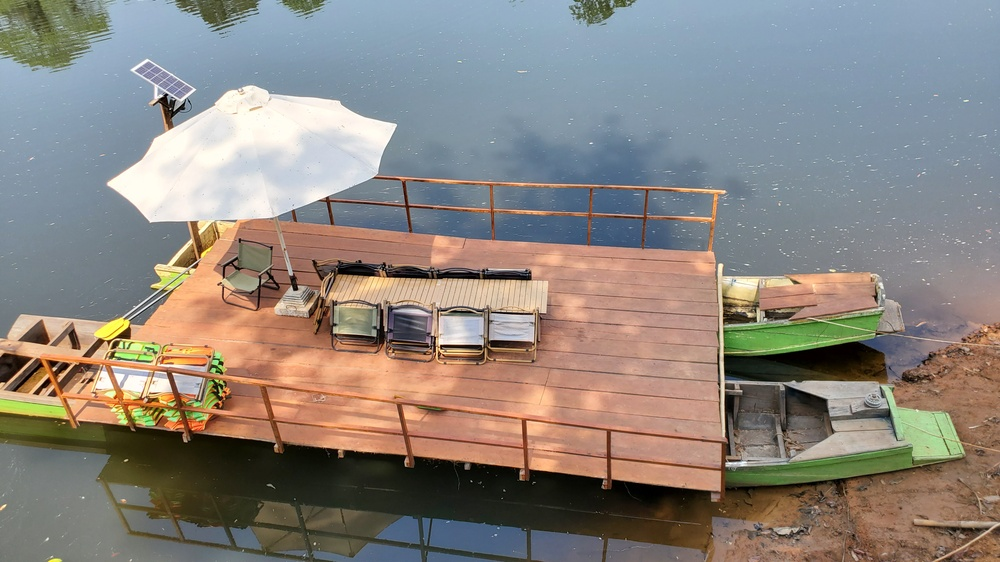
#> input picture images/boat.jpg, 1000 x 562 px, shrunk from 4032 x 2268 before the run, found by its file name
$ jupyter execute img_com_rgb.ipynb
#> lines starting #> are read from the running program, lines starting #| are printed output that depends on the picture
[cell 1]
import matplotlib.pyplot as plt     # displaying images and plots
import numpy as np                  # numerical computations (especially SVD)
from matplotlib.image import imread # read image from a file
import cv2

[cell 2]
# 1. Read the image
A = cv2.imread('/home/kanchnak/code/image-compression-with-SVD/images/boat.jpg')
#> A is the input picture: shape (562, 1000, 3); mean B, G, R 126.8, 133, 139.7
B, G, R = cv2.split(A)
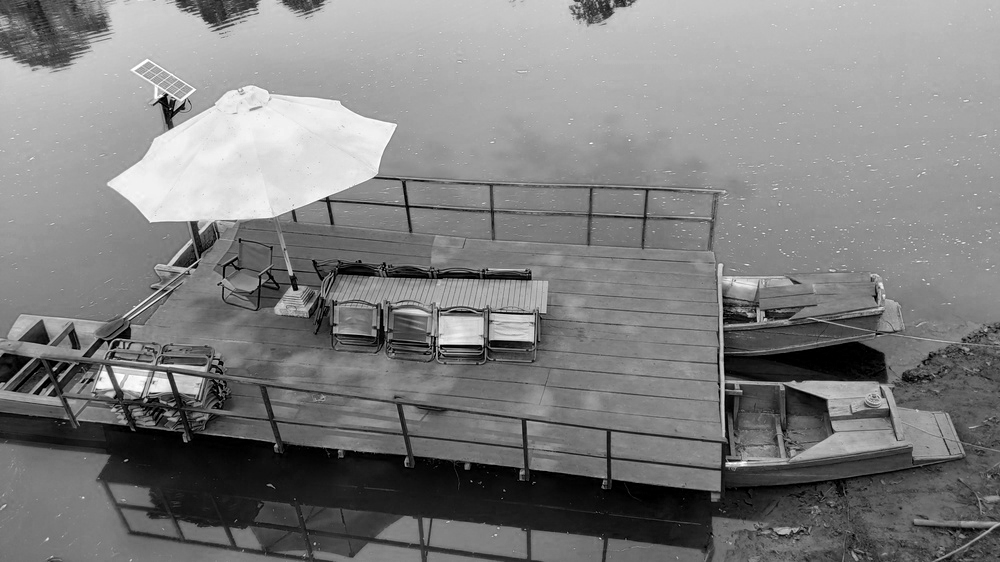
#> B: shape (562, 1000); min 0, max 255, mean 126.8
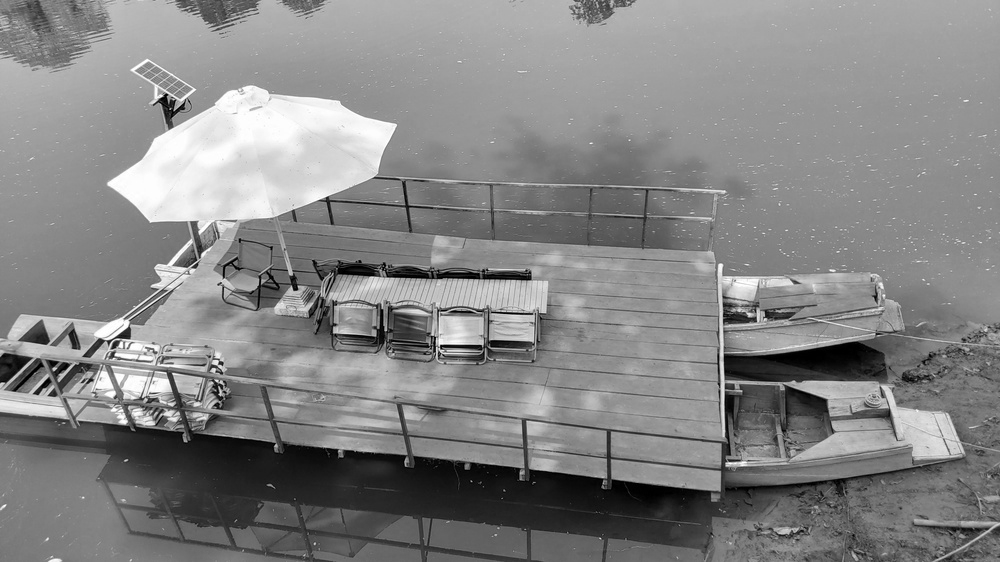
#> G: shape (562, 1000); min 0, max 255, mean 133
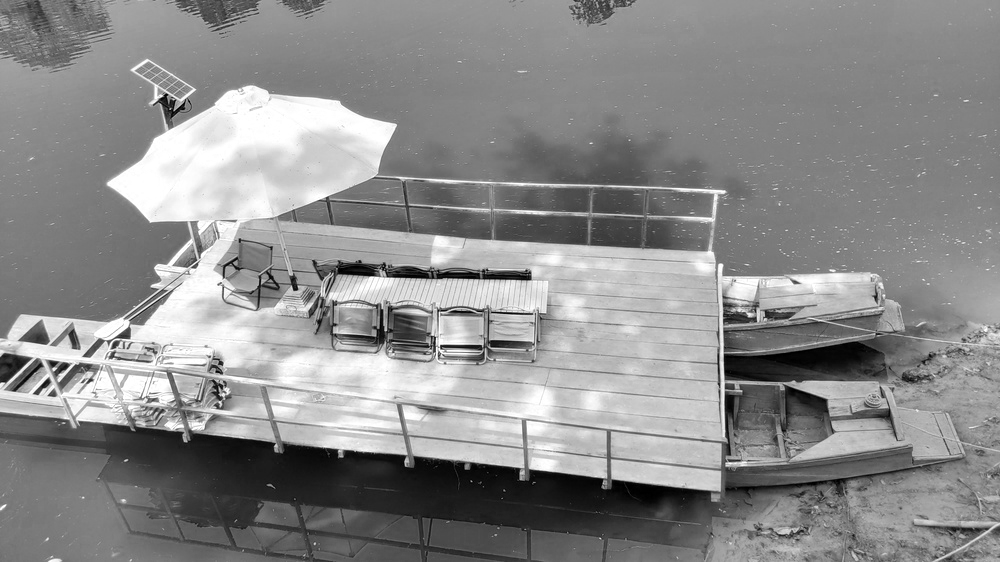
#> R: shape (562, 1000); min 0, max 255, mean 139.7

[cell 3]
cv2.imwrite(f'/home/kanchnak/code/image-compression-with-SVD/output_color/original_color.jpg', A)
#> Out = True

[cell 4]
plt.imshow(R, cmap='Reds_r')
plt.show()
plt.imshow(B, cmap='Blues_r')
plt.show()
plt.imshow(G, cmap='Greens_r')
plt.show()

[cell 5]
# 4. Loop through different ranks for each channel and approximate
n = 200

# SVD for each channel
U_B, S_B, Vt_B = np.linalg.svd(B, full_matrices=False)
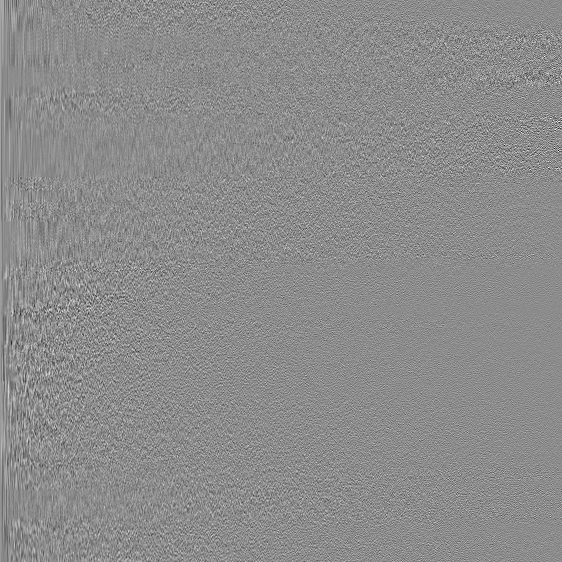
#> U_B: shape (562, 562) float64; min -0.342, max 0.28, mean 6.04e-05; drawn with min black and max white
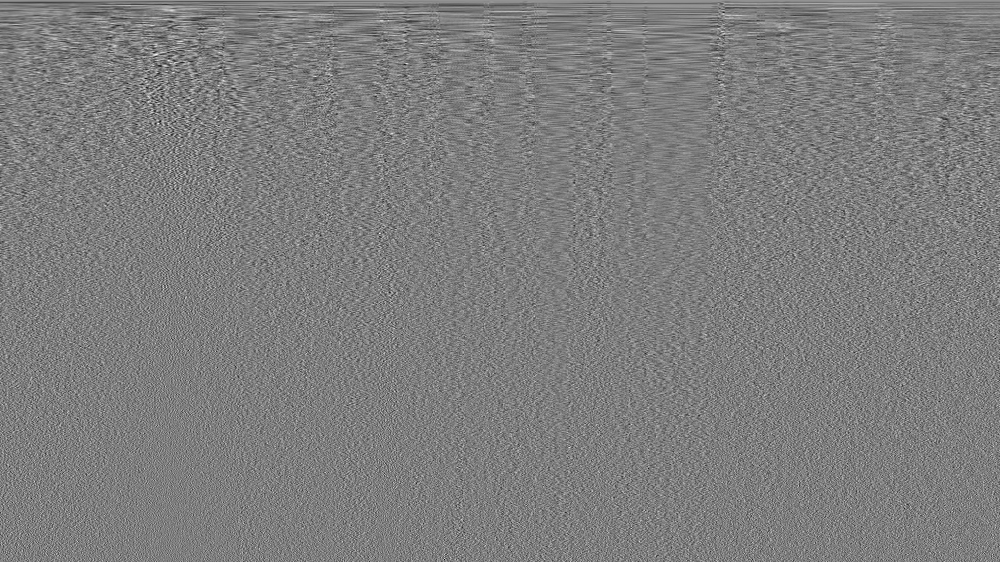
#> Vt_B: shape (562, 1000) float64; min -0.191, max 0.195, mean 5.62e-05; drawn with min black and max white
#> S_B = 562 values, max 100115.5 at index 0, min 29.43 at index 561, mean 683.1
U_R, S_R, Vt_R = np.linalg.svd(R, full_matrices=False)
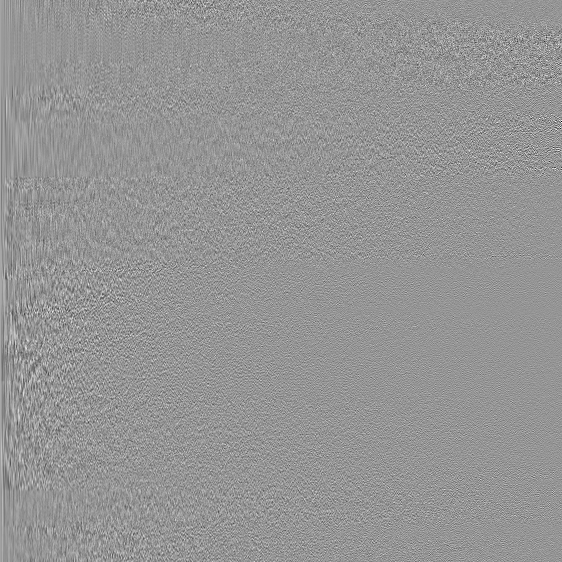
#> U_R: shape (562, 562) float64; min -0.385, max 0.273, mean 6.81e-05; drawn with min black and max white
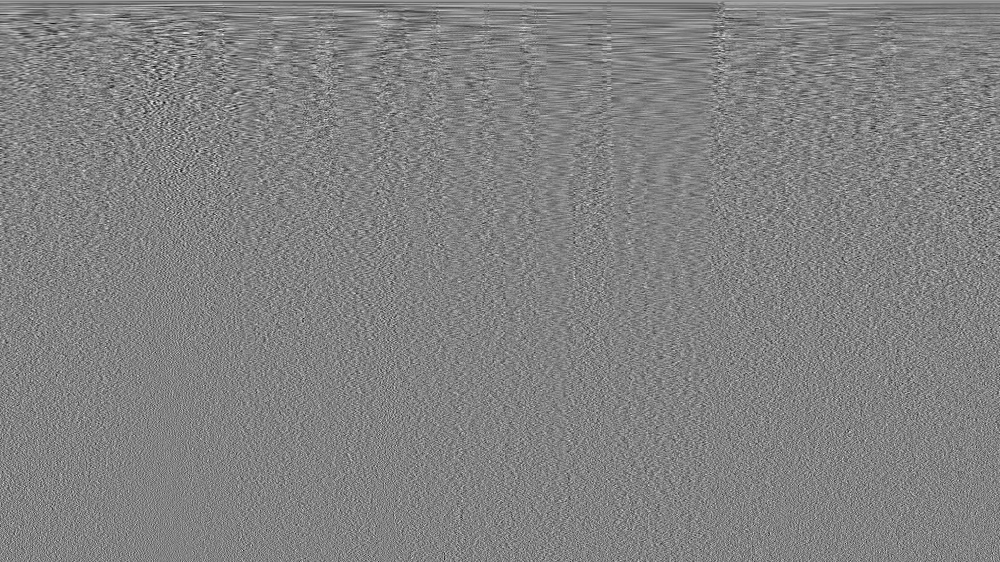
#> Vt_R: shape (562, 1000) float64; min -0.178, max 0.17, mean 6.46e-05; drawn with min black and max white
#> S_R = 562 values, max 107210.1 at index 0, min 29.66 at index 561, mean 746.6
U_G, S_G, Vt_G = np.linalg.svd(G, full_matrices=False)
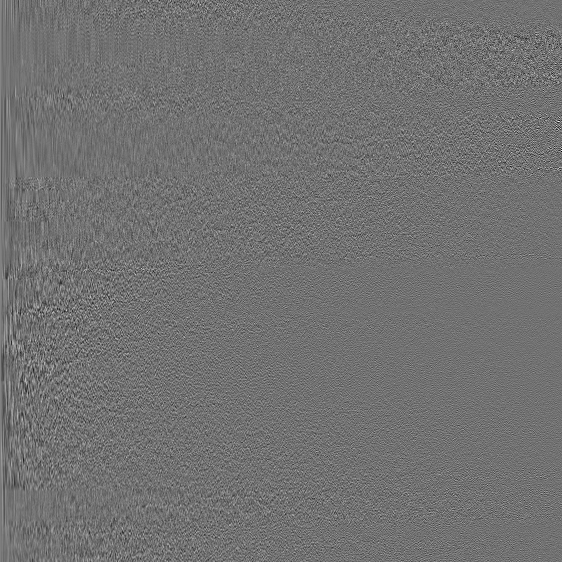
#> U_G: shape (562, 562) float64; min -0.297, max 0.368, mean 7.98e-05; drawn with min black and max white
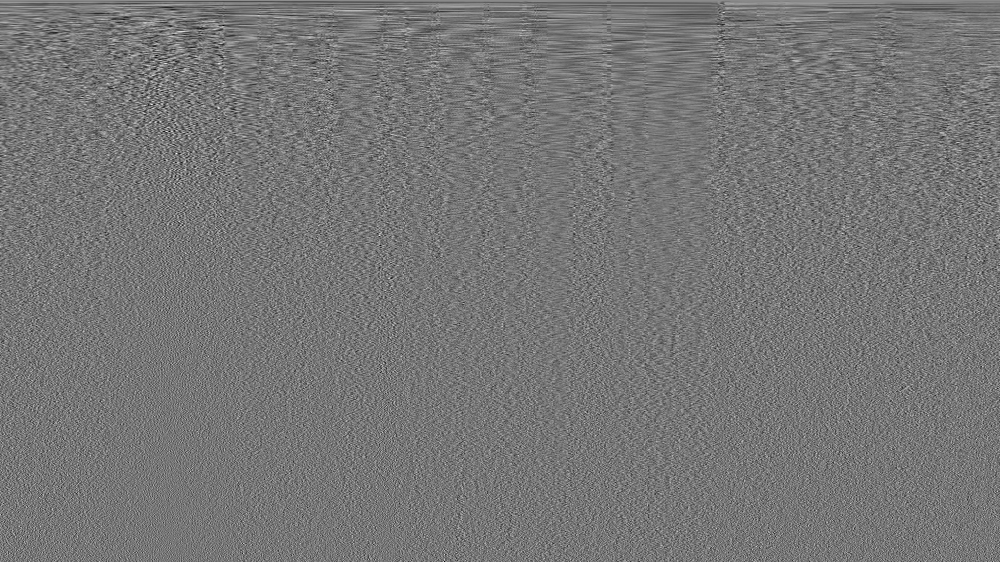
#> Vt_G: shape (562, 1000) float64; min -0.182, max 0.209, mean 6.14e-05; drawn with min black and max white
#> S_G = 562 values, max 102287.1 at index 0, min 30.47 at index 561, mean 697.6

R_compressed = U_R[:, :n] @ np.diag(S_R[:n]) @ Vt_R[:n, :]
G_compressed = U_G[:, :n] @ np.diag(S_G[:n]) @ Vt_G[:n, :]
B_compressed = U_B[:, :n] @ np.diag(S_B[:n]) @ Vt_B[:n, :]

# Combining the compressed channels
compressed_image = cv2.merge([np.clip(B_compressed, 1, 255), np.clip(G_compressed, 1, 255), np.clip(R_compressed, 1, 255)])

compressed_image = compressed_image.astype(np.uint8)
plt.imshow(cv2.cvtColor(compressed_image, cv2.COLOR_BGR2RGB))
plt.title('n = %s' % n)
plt.show()
success = cv2.imwrite(f'/home/kanchnak/code/image-compression-with-SVD/output_color/{n}_color_compressed.jpg', compressed_image)

if success:
    print(f"Image successfully saved")
else:
    print("Failed to save the image.")

$ run again, with images/sus_man.jpg copied over images/boat.jpg
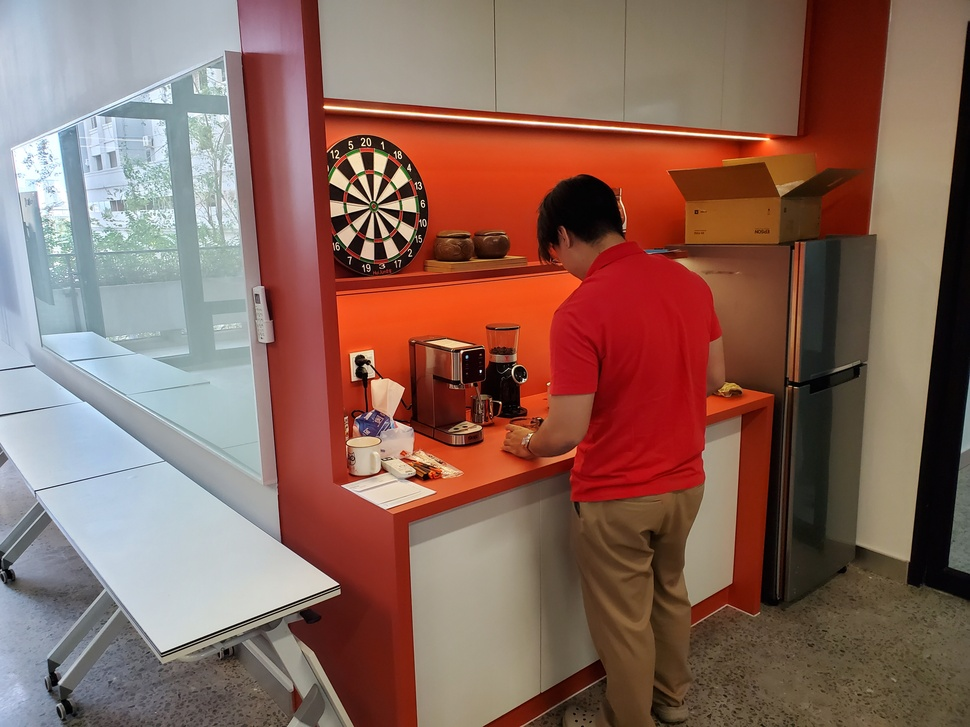
#> input picture images/sus_man.jpg, 970 x 727 px, shrunk from 4032 x 3024 before the run, found by its file name
#> A is the input picture: shape (727, 970, 3); mean B, G, R 92.1, 102.7, 136.9
#> `B, G, R = cv2.split(A)`:
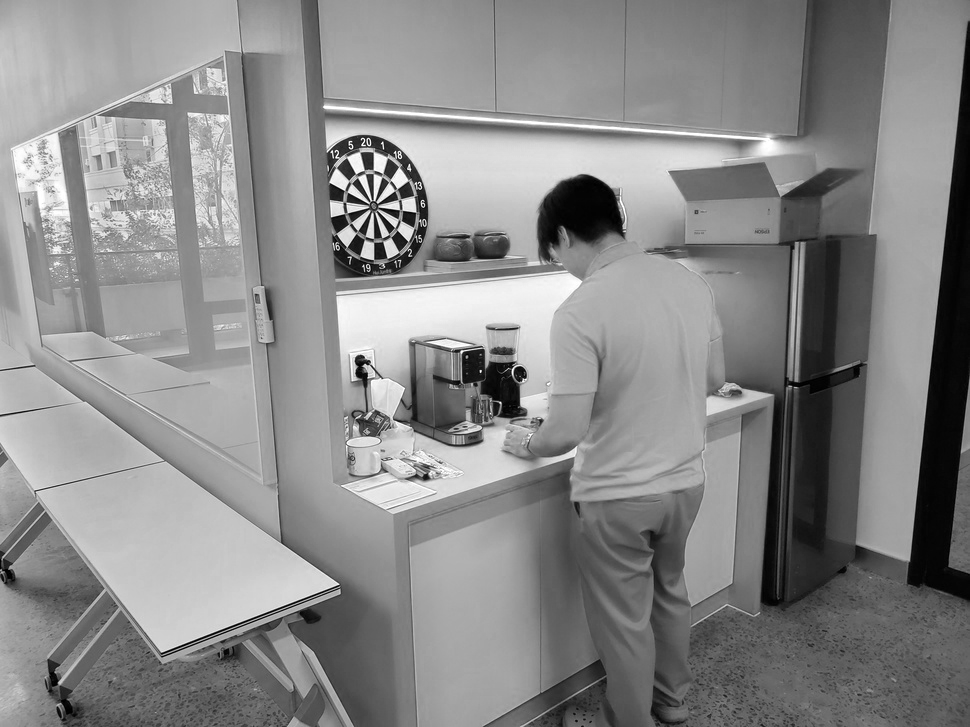
#> R: shape (727, 970); min 0, max 255, mean 136.9
#> Out = True
#> S_B = 727 values, max 91702 at index 0, min 3.76 at index 726, mean 577.3
#> S_R = 727 values, max 118594.3 at index 0, min 3.56 at index 726, mean 625.4
#> `U_G, S_G, Vt_G = np.linalg.svd(G, full_matrices=False)`:
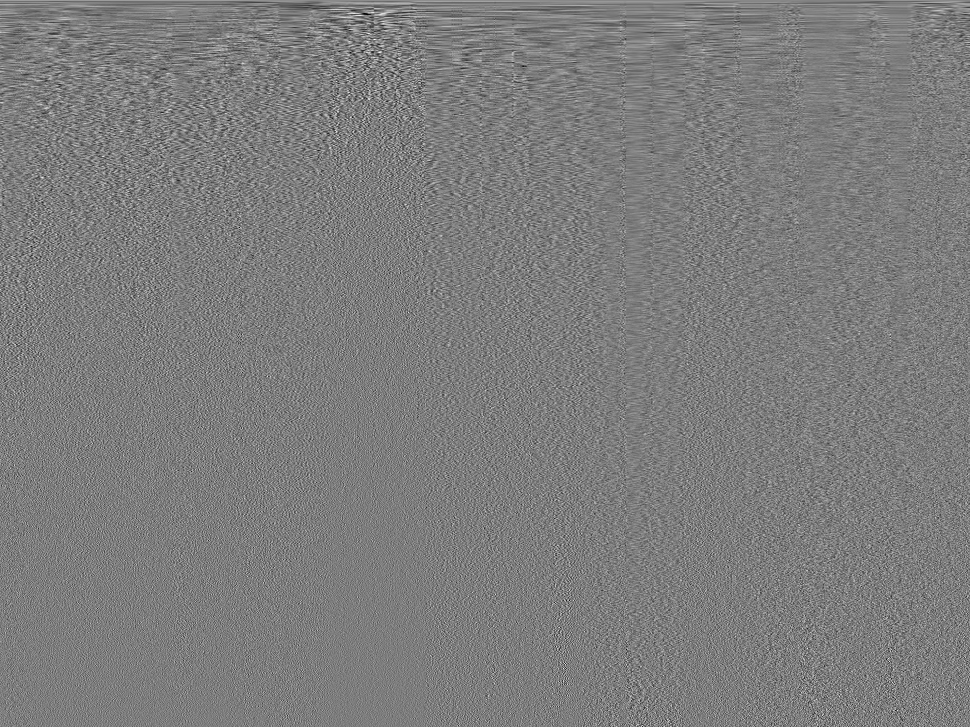
#> Vt_G: shape (727, 970) float64; min -0.2, max 0.207, mean 7.89e-05; drawn with min black and max white
#> S_G = 727 values, max 95346.4 at index 0, min 3.61 at index 726, mean 603.8
